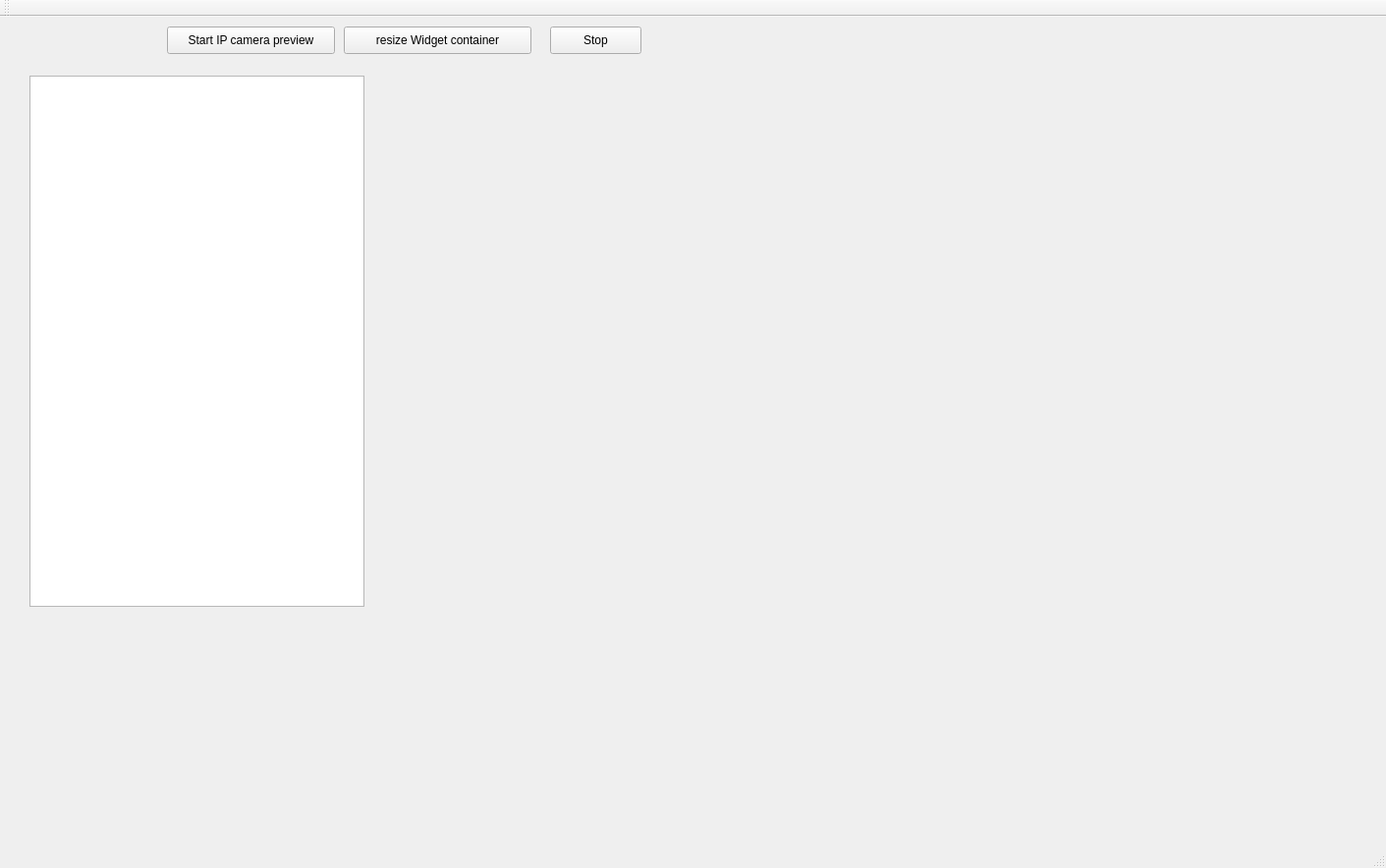
<?xml version="1.0" encoding="UTF-8"?>
<ui version="4.0">
 <class>QTWebcamStreamingDemo</class>
 <widget class="QMainWindow" name="QTWebcamStreamingDemo">
  <property name="geometry">
   <rect>
    <x>0</x>
    <y>0</y>
    <width>1411</width>
    <height>884</height>
   </rect>
  </property>
  <property name="windowTitle">
   <string>QTWebcamStreamingDemo</string>
  </property>
  <widget class="QWidget" name="centralWidget">
   <widget class="QPushButton" name="btnResizeWidgetContainer">
    <property name="geometry">
     <rect>
      <x>350</x>
      <y>10</y>
      <width>191</width>
      <height>28</height>
     </rect>
    </property>
    <property name="text">
     <string>resize Widget container</string>
    </property>
   </widget>
   <widget class="QPushButton" name="btnStop">
    <property name="geometry">
     <rect>
      <x>560</x>
      <y>10</y>
      <width>93</width>
      <height>28</height>
     </rect>
    </property>
    <property name="text">
     <string>Stop</string>
    </property>
   </widget>
   <widget class="QPushButton" name="btnStartWebcamStreaming">
    <property name="geometry">
     <rect>
      <x>170</x>
      <y>10</y>
      <width>171</width>
      <height>28</height>
     </rect>
    </property>
    <property name="text">
     <string>Start IP camera preview</string>
    </property>
   </widget>
   <widget class="QWidget" name="wdgVideoGrabberContainer" native="true">
    <property name="geometry">
     <rect>
      <x>380</x>
      <y>50</y>
      <width>941</width>
      <height>601</height>
     </rect>
    </property>
   </widget>
   <widget class="QTextEdit" name="txtLog">
    <property name="geometry">
     <rect>
      <x>30</x>
      <y>60</y>
      <width>341</width>
      <height>541</height>
     </rect>
    </property>
   </widget>
  </widget>
  <widget class="QMenuBar" name="menuBar">
   <property name="geometry">
    <rect>
     <x>0</x>
     <y>0</y>
     <width>1411</width>
     <height>26</height>
    </rect>
   </property>
  </widget>
  <widget class="QToolBar" name="mainToolBar">
   <attribute name="toolBarArea">
    <enum>TopToolBarArea</enum>
   </attribute>
   <attribute name="toolBarBreak">
    <bool>false</bool>
   </attribute>
  </widget>
  <widget class="QStatusBar" name="statusBar"/>
 </widget>
 <layoutdefault spacing="6" margin="11"/>
 <resources/>
 <connections/>
</ui>
